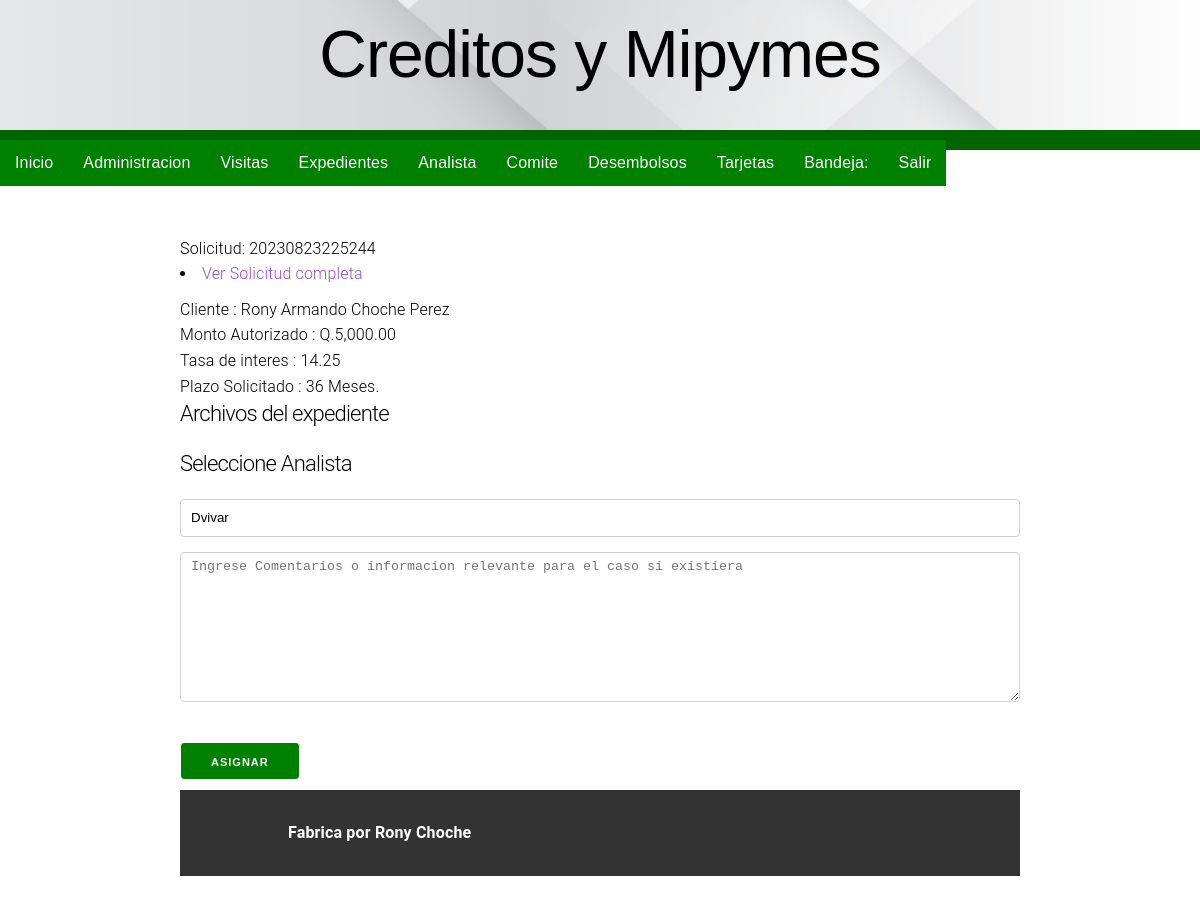
Screenshot of /des.php?expediente=20230823225244 with the database file from the repository.
### tables this page shows
CREATE TABLE `solicitudes` (
  `id_solicitud` int(11) NOT NULL,
  `solicitud` varchar(20) NOT NULL,
  `fechahora` timestamp NULL DEFAULT current_timestamp(),
  `garntia` varchar(20) NOT NULL,
  `id_sector` int(3) NOT NULL,
  `sector` varchar(30) NOT NULL,
  `id_supervisor` int(3) NOT NULL,
  `supervisor` varchar(50) NOT NULL,
  `id_agencia` int(3) NOT NULL,
  `agencia` varchar(30) NOT NULL,
  `subproducto` varchar(30) NOT NULL,
  `ncliente` varchar(90) NOT NULL,
  `dpicliente` varchar(20) NOT NULL,
  `dpiletras` varchar(150) NOT NULL,
  `fnac` date NOT NULL,
  `edad` int(3) NOT NULL,
  `direccion` varchar(500) NOT NULL,
  `municipio` varchar(50) NOT NULL,
  `departamento` varchar(40) NOT NULL,
  `genero` varchar(10) NOT NULL,
  `ecivil` varchar(15) NOT NULL,
  `nacionalidad` varchar(30) NOT NULL,
  `profesion` varchar(80) NOT NULL,
  `ltrabajo` varchar(80) NOT NULL,
  `fingreso` date NOT NULL,
  `tiempolaboral` decimal(6,0) NOT NULL,
  `puesto` varchar(80) NOT NULL,
  `ingresos` decimal(20,2) NOT NULL,
  `montosolicitado` decimal(20,2) NOT NULL,
  `plazomeses` int(3) NOT NULL,
  `tasa` decimal(10,2) NOT NULL,
  `cuota` decimal(20,2) NOT NULL,
  `prospeccion` decimal(5,2) NOT NULL,
  `Comentarios` varchar(5000) NOT NULL,
  `estado` varchar(50) NOT NULL,
  `testigo` varchar(100) NOT NULL,
  `dpitestigo` varchar(20) NOT NULL,
  `dpitestigoletras` varchar(150) NOT NULL,
  `usatestigo` tinyint(1) NOT NULL,
  `ugarantia` tinyint(1) NOT NULL,
  `codgarantia` int(2) NOT NULL,
  `tgarantia` varchar(50) NOT NULL,
  `nomgarantia` varchar(70) NOT NULL,
  `fnacgarantia` date NOT NULL,
  `edadgarantia` int(3) NOT NULL,
  `direcciongarantia` varchar(150) NOT NULL,
  `municipio1` varchar(50) NOT NULL,
  `departamento1` varchar(50) NOT NULL,
  `generogarantia` varchar(20) NOT NULL,
  `ecivilgarantia` varchar(20) NOT NULL,
  `nacionalidadgarantia` varchar(50) NOT NULL,
  `profesiongarantia` varchar(80) NOT NULL,
  `trabajogarantia` varchar(150) NOT NULL,
  `finiciogarantia` date NOT NULL,
  `tlabgarantia` int(3) NOT NULL,
  `puestogarantia` varchar(80) NOT NULL,
  `ingresosgarantia1` decimal(20,2) NOT NULL,
  `dpigarantia` varchar(20) NOT NULL,
  `dpiletrasgarantia` varchar(150) NOT NULL,
  `usatestigo1` tinyint(1) NOT NULL,
  `testigo1` varchar(80) NOT NULL,
  `dpitestigo1` varchar(20) NOT NULL,
  `dpitestigoletras1` varchar(150) NOT NULL,
  `analista` varchar(20) NOT NULL,
  `fechapago` int(2) NOT NULL,
  `destino` varchar(80) NOT NULL,
  `acta` int(6) NOT NULL,
  `fechacomite` timestamp NOT NULL DEFAULT current_timestamp(),
  `punto` varchar(10) NOT NULL,
  `inciso` varchar(5) NOT NULL,
  `usuarioingreso` varchar(20) NOT NULL,
  `correoingreso` varchar(100) NOT NULL,
  `correosupervisor` varchar(100) NOT NULL,
  `correoanalista` varchar(100) NOT NULL,
  `fechaanalisis` timestamp(6) NOT NULL DEFAULT '0000-00-00 00:00:00.000000',
  `promotor` varchar(40) NOT NULL
);

### src/des.php (the view, shortened to what this page needs)
<?php require( 'templates/header.php' ); ?>
 <?php require( 'init.php' ); ?>
 <?php
 $expediente = $_GET["expediente"];
echo "Solicitud: ".$expediente;
 $conn=$app_db;
  ?>
  <?php
    $sql1 = "SELECT * FROM solicitudes WHERE solicitud = $expediente";
    $result1 = $conn->query($sql1);
    echo "<li><a target='_blank' href=\"consultasol.php?expediente=".$_GET["expediente"]. "\" >Ver Solicitud completa</a></li>";
    if ($result1->num_rows > 0) {
        while ($row1 = $result1->fetch_assoc()) {
            echo "Cliente :            ".$row1["ncliente"]."<br>";
            echo "Monto Autorizado : Q.".$formateado = number_format($row1['montosolicitado'], 2, '.', ',')."<br>";
            echo "Tasa de interes :    ".$row1["tasa"]."<br>";
            echo "Plazo Solicitado :   ".$row1["plazomeses"]." Meses."."<br>";
        }
    } else {
        echo "<tr><td colspan='3'>No se encontraron resultados</td></tr>";
    }
 ?>
 <h4>Archivos del expediente</h4>
  <?php
 echo "<table>";
 ?>
 <h4>Seleccione Analista</h4>
 <form action="" method="post">
   <label><select  name="analista">
     <?php
         $con=$app_db;
         $sql1="SELECT * FROM usuarios WHERE rol_id=5 OR rol_id=2  ";
         $query1=mysqli_query($con,$sql1);
       foreach ($query1 as $opciones) {?>
           <option name="analista" value="<?php echo $opciones['username'] ?>"><?php echo $opciones['username'] ?></option>
     <?php  }    ?>
       </label>
       <textarea name="comentariosasignacion" rows="5"  cols="10" placeholder="Ingrese Comentarios o informacion relevante para el caso si existiera"></textarea><br><br>
      <button name="submit" value="Si">Asignar</button>
 </form>
 <?php  require( 'templates/footer.php' );?>

### src/assets/style.css (style rules this page uses)
*, *:after, *:before { box-sizing: inherit; }
html { box-sizing: border-box; font-size: 62.5%; }
body { color: #000000; font-family: 'Roboto', 'Helvetica Neue', 'Helvetica', 'Arial', sans-serif; font-size: 1.6em; font-weight: 300; letter-spacing: .01em; line-height: 1.6; margin:0; }
.button, button, input[type='button'], input[type='reset'], input[type='submit'] { background-color: green; border: 0.1rem solid white; border-radius: .4rem; color: #fff; cursor: pointer; display: inline-block; font-size: 1.1rem; font-weight: 700; height: 3.8rem; letter-spacing: .1rem; line-height: 3.8rem; padding: 0 3.0rem; text-align: center; text-decoration: none; text-transform: uppercase; white-space: nowrap; }
input[type='email'], input[type='number'], input[type='password'], input[type='search'], input[type='tel'], input[type='text'], input[type='url'], textarea, select { -webkit-appearance: none; -moz-appearance: none; appearance: none; background-color: transparent; border: 0.1rem solid #d1d1d1; border-radius: .4rem; box-shadow: none; box-sizing: inherit; height: 3.8rem; padding: .6rem 1.0rem; width: 100%; }
textarea { min-height: 6.5rem; }
label, legend { display: block; font-size: 1.6rem; font-weight: 700; margin-bottom: .5rem; }
a { color: #9b4dca; text-decoration: none; }
.button, button, dd, dt, li { margin-bottom: 1.0rem; }
fieldset, input, select, textarea { margin-bottom: 1.5rem; }
blockquote, dl, figure, form, ol, p, pre, table, ul { margin-bottom: 2.5rem; }
table { border-spacing: 0; width: 100%; }
h1, h2, h3, h4, h5, h6 { font-weight: 300; letter-spacing: -.1rem; margin-bottom: 2.0rem; margin-top: 0; }
h4 { font-size: 2.2rem; letter-spacing: -.08rem; line-height: 1.35; }
textarea { width:100% !important; height:150px; }

### src/templates/header.php (style rules this page uses)
* { padding: 0px; margin:0px; }

### rows the page displays
solicitudes: ncliente "Rony Armando Choche Perez", montosolicitado "5,000.00", tasa "14.25", plazomeses "36"

### other values shown
$expediente "20230823225244"
form field analista "Dvivar"
